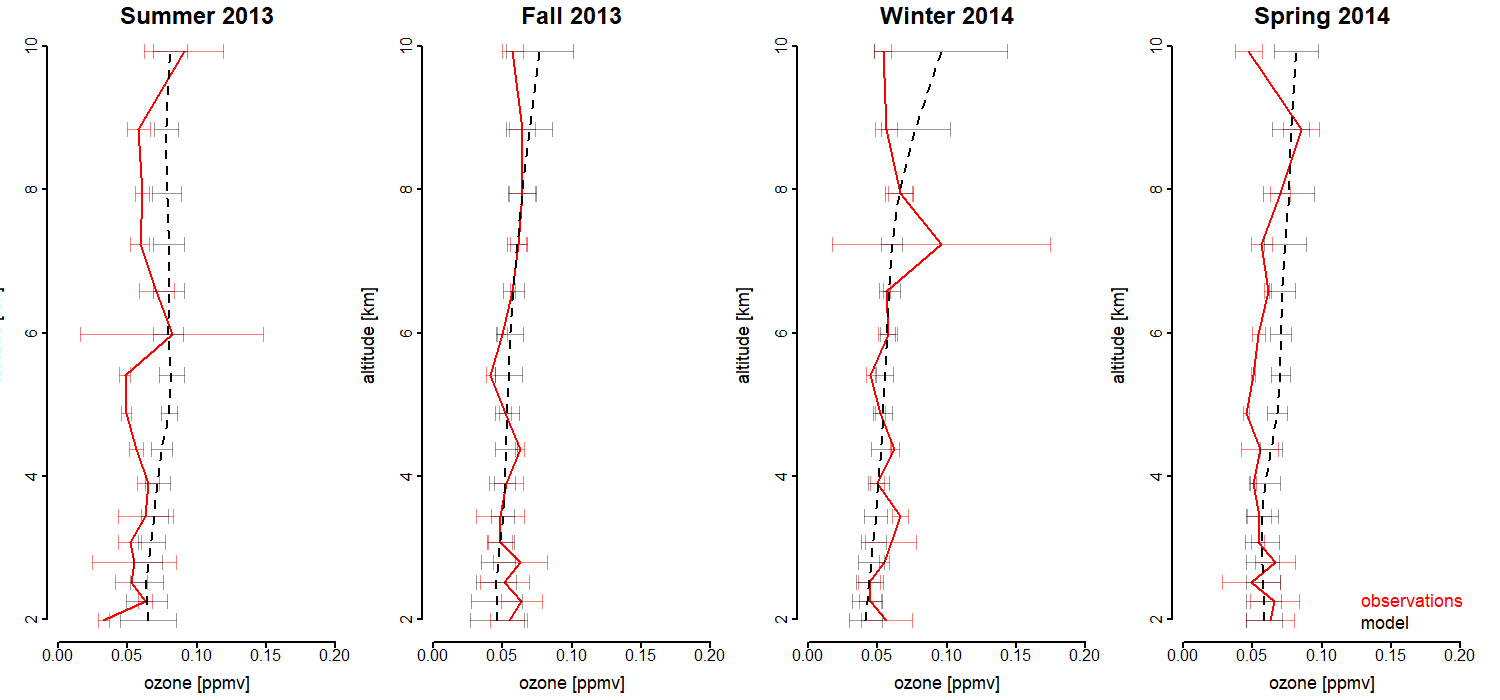

Recreate this plot in R.
rm(list=ls())
setwd("C:\\Users\\ashaw\\Documents\\R\\EPS 236\\EPS 236 final project\\2013-2014")
load("file_name.Rdata")
require('signal');require('prospectr');require('pspline')
difference=list()
diff_mean=list()
num_layers=list()
date=list()


# alt=list()
b=read.csv('binnedobs_o3.csv')
c=matrix(unlist(b), ncol = 33, byrow = TRUE)

e=read.csv('binnedobs_alt.csv')
f=matrix(unlist(e))
g=read.csv('data_model.csv')
h=matrix(unlist(g),ncol=33,byrow=TRUE)*10^6
for (tick_s in 1:length(file_name)){
  date[[tick_s]]=as.numeric(paste(substr(file_name[tick_s],7,10),substr(file_name[tick_s],12,13),substr(file_name[tick_s],15,16),sep=''))
}
o3mat=c
seasons=c(20130600,20130900,20131200,20140300,20140700)
season=.bincode(unlist(date),breaks=seasons,right=F,include.lowest=T)
png('seasonal_avg.png',height=700,width=1500)
plot.new()
par(mfrow=c(1,4))
par(mar=c(6,5,3,3))
season_name=c('Summer 2013','Fall 2013','Winter 2014','Spring 2014')
for (tick_se in 1:4)
{avg=apply(o3mat[,which(season==tick_se)],MARGIN = 1,mean,na.rm=T)
avg_mod=apply(h[,which(season==tick_se)],MARGIN = 1,mean,na.rm=T)
std=apply(o3mat[,which(season==tick_se)],MARGIN = 1,sd,na.rm=T)
std_mod=apply(h[,which(season==tick_se)],MARGIN = 1,sd,na.rm=T)

plot(avg,e$x,type='l',xlab='',ylab='',main=season_name[tick_se],xlim=c(0,.2),cex.main=3,col=rgb(1,0,0,1),axes=F,lwd=2)
axis(side=1,xlim=c(0,.15),cex.axis=2,lwd=2)
axis(side=2,ylim=c(2,10),cex.axis=2,lwd=2)
arrows(avg-std, e$x, avg+std, e$x, code=3, angle=90, length=0.1,col=rgb(1,0,0,0.5),lwd=1.5)
arrows(avg_mod[14:29]-std_mod[14:29], e$x, avg_mod[14:29]+std_mod[14:29], e$x, code=3, angle=90, length=0.1,col=rgb(0,0,0,0.4),lwd=1.5)
mtext(side=1,text='ozone [ppmv]',line=4,cex=1.5)
mtext(side=2,text='altitude [km]',line=5,adj=.5,cex=1.5)
lines(avg_mod[14:29],e$x,lty=2,lwd=2)
}
legend('bottomright',legend=c('observations','model'),cex=2.3,bty = "n",text.col=c('red','black'))

dev.off()
